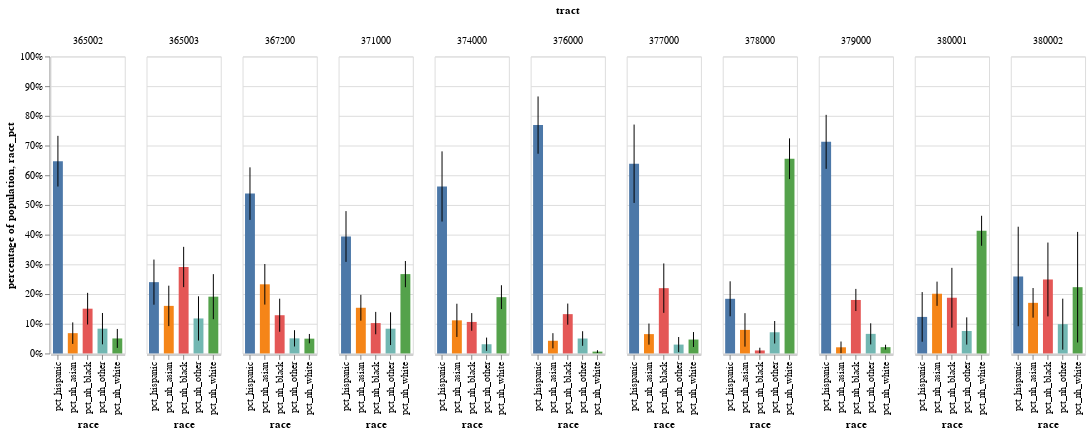

Notebook code for this chart:
### Markdown cell above
### Race per tract

Currently without MOEs (todo)

### Code cell
# Make a grouped bar chart of census tracts
bars = alt.Chart(rt_out).mark_bar(size=10).encode(
    x='race:N',
    y=alt.Y('race_pct:Q').scale(domain=(0,1)).axis(format='%').title("percentage of population"),
    color=alt.Color('race:N').legend(None)
).properties(
    width=75,
    height=300
)

#Show MOE
error_bars = alt.Chart().mark_errorbar().encode(
    x='race:N',
    y=alt.Y('race_pct:Q').scale(zero=False),
    yError=('race_pct_moe:Q')
)

alt.layer(bars, error_bars, data=rt_out).facet(
    column='tract:N'
)

### Figure 1 — Vega-Lite specification as saved in the notebook (floating-point values rounded to 4 significant figures)
{"config": {"view": {"continuousWidth": 300, "continuousHeight": 300}}, "data": {"name": "data-11fb10437a1833e4c0ffaada0ec86a32"}, "facet": {"column": {"field": "tract", "type": "nominal"}}, "spec": {"layer": [{"mark": {"type": "bar", "size": 10}, "encoding": {"color": {"field": "race", "legend": null, "type": "nominal"}, "x": {"field": "race", "type": "nominal"}, "y": {"axis": {"format": "%"}, "field": "race_pct", "scale": {"domain": [0, 1]}, "title": "percentage of population", "type": "quantitative"}}}, {"mark": {"type": "errorbar"}, "encoding": {"x": {"field": "race", "type": "nominal"}, "y": {"field": "race_pct", "scale": {"zero": false}, "type": "quantitative"}, "yError": {"field": "race_pct_moe"}}}], "height": 300, "width": 75}, "$schema": "https://vega.github.io/schema/vega-lite/v5.20.1.json", "datasets": {"data-11fb10437a1833e4c0ffaada0ec86a32": [{"tract": "365002", "race": "pct_nh_white", "race_pct": 0.05047, "race_pct_moe": 0.03192}, {"tract": "365002", "race": "pct_nh_asian", "race_pct": 0.06827, "race_pct_moe": 0.03622}, {"tract": "365002", "race": "pct_nh_other", "race_pct": 0.08335, "race_pct_moe": 0.0528}, {"tract": "365002", "race": "pct_hispanic", "race_pct": 0.6473, "race_pct_moe": 0.08533}, {"tract": "365002", "race": "pct_nh_black", "race_pct": 0.1506, "race_pct_moe": 0.05331}, {"tract": "365003", "race": "pct_nh_white", "race_pct": 0.1911, "race_pct_moe": 0.07587}, {"tract": "365003", "race": "pct_nh_asian", "race_pct": 0.1601, "race_pct_moe": 0.06801}, {"tract": "365003", "race": "pct_nh_other", "race_pct": 0.1178, "race_pct_moe": 0.07456}, {"tract": "365003", "race": "pct_nh_black", "race_pct": 0.291, "race_pct_moe": 0.06785}, {"tract": "365003", "race": "pct_hispanic", "race_pct": 0.24, "race_pct_moe": 0.07597}, {"tract": "367200", "race": "pct_nh_asian", "race_pct": 0.2327, "race_pct_moe": 0.06827}, {"tract": "367200", "race": "pct_nh_other", "race_pct": 0.05078, "race_pct_moe": 0.02743}, {"tract": "367200", "race": "pct_nh_black", "race_pct": 0.1286, "race_pct_moe": 0.05566}, {"tract": "367200", "race": "pct_nh_white", "race_pct": 0.04975, "race_pct_moe": 0.01577}, {"tract": "367200", "race": "pct_hispanic", "race_pct": 0.5381, "race_pct_moe": 0.08848}, {"tract": "371000", "race": "pct_nh_asian", "race_pct": 0.1537, "race_pct_moe": 0.04352}, {"tract": "371000", "race": "pct_nh_black", "race_pct": 0.1021, "race_pct_moe": 0.03771}, {"tract": "371000", "race": "pct_nh_other", "race_pct": 0.08328, "race_pct_moe": 0.05514}, {"tract": "371000", "race": "pct_hispanic", "race_pct": 0.3937, "race_pct_moe": 0.08546}, {"tract": "371000", "race": "pct_nh_white", "race_pct": 0.2671, "race_pct_moe": 0.04412}, {"tract": "374000", "race": "pct_nh_black", "race_pct": 0.106, "race_pct_moe": 0.02979}, {"tract": "374000", "race": "pct_nh_other", "race_pct": 0.03094, "race_pct_moe": 0.02239}, {"tract": "374000", "race": "pct_hispanic", "race_pct": 0.5622, "race_pct_moe": 0.1182}, {"tract": "374000", "race": "pct_nh_white", "race_pct": 0.1895, "race_pct_moe": 0.04013}, {"tract": "374000", "race": "pct_nh_asian", "race_pct": 0.1114, "race_pct_moe": 0.05592}, {"tract": "376000", "race": "pct_nh_other", "race_pct": 0.05021, "race_pct_moe": 0.02454}, {"tract": "376000", "race": "pct_hispanic", "race_pct": 0.7688, "race_pct_moe": 0.09644}, {"tract": "376000", "race": "pct_nh_asian", "race_pct": 0.04261, "race_pct_moe": 0.0256}, {"tract": "376000", "race": "pct_nh_white", "race_pct": 0.006108, "race_pct_moe": 0.00468}, {"tract": "376000", "race": "pct_nh_black", "race_pct": 0.1323, "race_pct_moe": 0.03558}, {"tract": "377000", "race": "pct_nh_asian", "race_pct": 0.06504, "race_pct_moe": 0.0355}, {"tract": "377000", "race": "pct_hispanic", "race_pct": 0.6386, "race_pct_moe": 0.1319}, {"tract": "377000", "race": "pct_nh_white", "race_pct": 0.04677, "race_pct_moe": 0.02519}, {"tract": "377000", "race": "pct_nh_black", "race_pct": 0.2198, "race_pct_moe": 0.08318}, {"tract": "377000", "race": "pct_nh_other", "race_pct": 0.02977, "race_pct_moe": 0.02547}, {"tract": "378000", "race": "pct_nh_asian", "race_pct": 0.07924, "race_pct_moe": 0.05634}, {"tract": "378000", "race": "pct_hispanic", "race_pct": 0.1839, "race_pct_moe": 0.05891}, {"tract": "378000", "race": "pct_nh_white", "race_pct": 0.6555, "race_pct_moe": 0.0686}, {"tract": "378000", "race": "pct_nh_black", "race_pct": 0.01003, "race_pct_moe": 0.009159}, {"tract": "378000", "race": "pct_nh_other", "race_pct": 0.07126, "race_pct_moe": 0.03789}, {"tract": "379000", "race": "pct_hispanic", "race_pct": 0.7124, "race_pct_moe": 0.0909}, {"tract": "379000", "race": "pct_nh_white", "race_pct": 0.02111, "race_pct_moe": 0.008144}, {"tract": "379000", "race": "pct_nh_other", "race_pct": 0.06585, "race_pct_moe": 0.03556}, {"tract": "379000", "race": "pct_nh_black", "race_pct": 0.18, "race_pct_moe": 0.03722}, {"tract": "379000", "race": "pct_nh_asian", "race_pct": 0.02064, "race_pct_moe": 0.01945}, {"tract": "380001", "race": "pct_nh_white", "race_pct": 0.413, "race_pct_moe": 0.05046}, {"tract": "380001", "race": "pct_hispanic", "race_pct": 0.1229, "race_pct_moe": 0.0836}, {"tract": "380001", "race": "pct_nh_black", "race_pct": 0.1875, "race_pct_moe": 0.1007}, {"tract": "380001", "race": "pct_nh_asian", "race_pct": 0.201, "race_pct_moe": 0.04079}, {"tract": "380001", "race": "pct_nh_other", "race_pct": 0.07562, "race_pct_moe": 0.04588}, {"tract": "380002", "race": "pct_nh_other", "race_pct": 0.09856, "race_pct_moe": 0.0858}, {"tract": "380002", "race": "pct_nh_white", "race_pct": 0.2231, "race_pct_moe": 0.1861}, {"tract": "380002", "race": "pct_nh_black", "race_pct": 0.249, "race_pct_moe": 0.1243}, {"tract": "380002", "race": "pct_nh_asian", "race_pct": 0.1703, "race_pct_moe": 0.04991}, {"tract": "380002", "race": "pct_hispanic", "race_pct": 0.2591, "race_pct_moe": 0.1675}]}}
